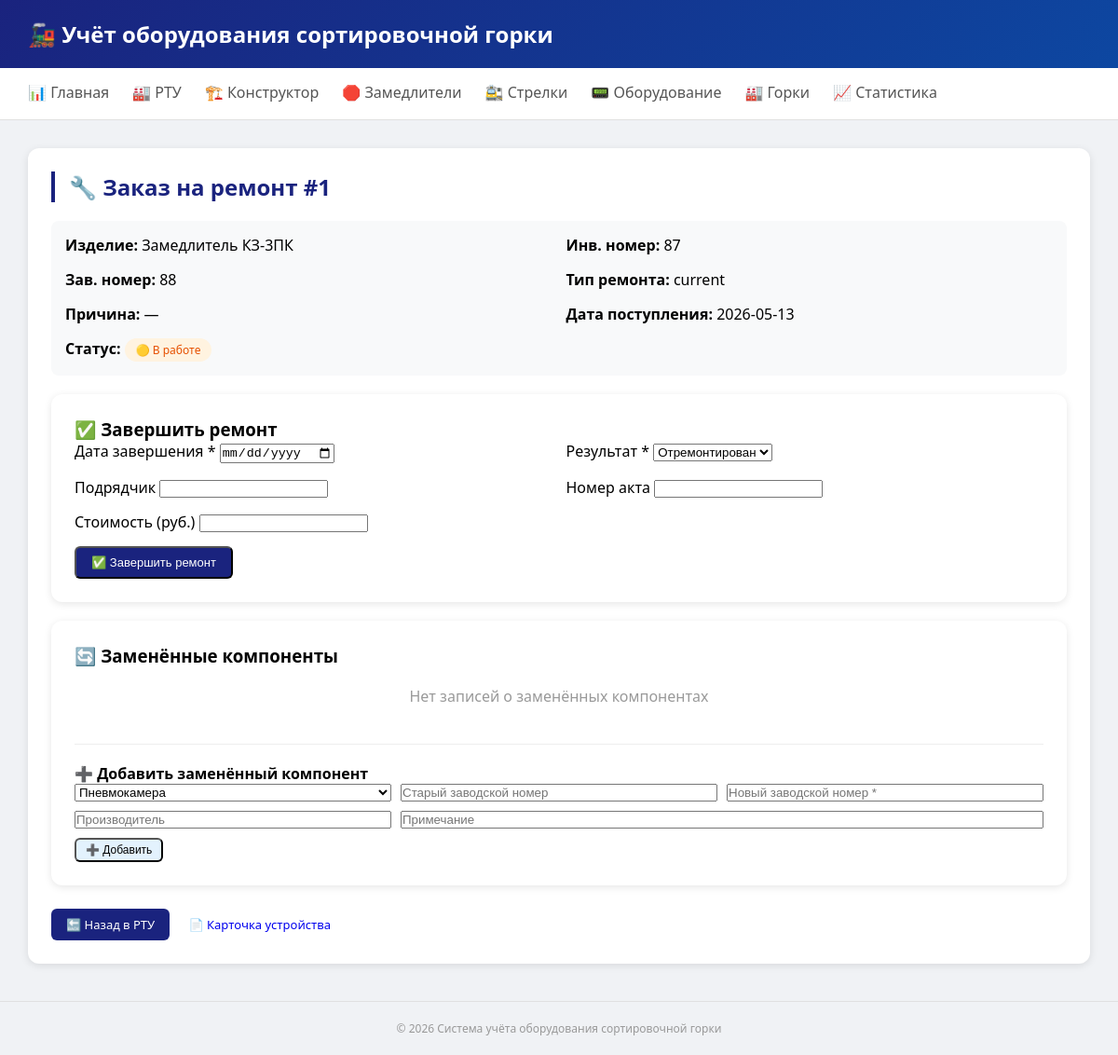
/rtu/repair/1, run on the app's committed database.
### tables this page shows
CREATE TABLE repair_orders (
            id INTEGER PRIMARY KEY AUTOINCREMENT,
            device_id INTEGER NOT NULL,
            repair_type TEXT NOT NULL,
            reason TEXT,
            defects TEXT,
            received_date DATE NOT NULL,
            completed_date DATE,
            contractor TEXT,
            result TEXT,
            act_number TEXT,
            cost REAL,
            created_at TIMESTAMP DEFAULT CURRENT_TIMESTAMP,
            created_by INTEGER,
            FOREIGN KEY (device_id) REFERENCES devices(id)
        );

CREATE TABLE equipment_types (
        id INTEGER PRIMARY KEY AUTOINCREMENT,
        name TEXT NOT NULL UNIQUE,
        category TEXT,
        icon TEXT,
        has_passport BOOLEAN DEFAULT 1,
        has_serial_number BOOLEAN DEFAULT 1
    );

CREATE TABLE devices (
        id INTEGER PRIMARY KEY AUTOINCREMENT,
        equipment_type_id INTEGER NOT NULL,
        park_id INTEGER,
        track_section_id INTEGER,
        brake_position_id INTEGER,
        
        model TEXT,
        inv_number TEXT UNIQUE,
        serial_number TEXT,
        
        location_detail TEXT,
        mount_date DATE,
        
        params TEXT,
        
        manufacture_date DATE,
        install_date DATE,
        last_check_date DATE,
        
        status TEXT DEFAULT 'active',
        notes TEXT, rtu_batch_id INTEGER, manufacturer TEXT, passport_data TEXT, height_mm INTEGER, network_number TEXT, be TEXT DEFAULT "5067", os6_name TEXT, os6_install_year INTEGER, os6_last_repair INTEGER, os6_last_modernization INTEGER,
        
        FOREIGN KEY (equipment_type_id) REFERENCES equipment_types(id),
        FOREIGN KEY (park_id) REFERENCES parks(id),
        FOREIGN KEY (track_section_id) REFERENCES track_sections(id),
        FOREIGN KEY (brake_position_id) REFERENCES brake_positions(id)
    );

### routers/rtu.py (the view)
@router.get("/repair/{repair_id}", response_class=HTMLResponse)
async def repair_detail(request: Request, repair_id: int):
    conn = get_db()
    cursor = conn.cursor()
    cursor.execute("""
        SELECT r.*, d.model, d.inv_number, d.serial_number, et.name as type_name
        FROM repair_orders r
        JOIN devices d ON r.device_id = d.id
        JOIN equipment_types et ON d.equipment_type_id = et.id
        WHERE r.id = ?
    """, (repair_id,))
    repair = cursor.fetchone()
    cursor.execute("SELECT * FROM replaced_parts WHERE repair_order_id = ?", (repair_id,))
    replaced_parts = cursor.fetchall()
    conn.close()
    return templates.TemplateResponse("rtu_repair_detail.html", {
        "request": request,
        "repair": repair,
        "replaced_parts": replaced_parts
    })

### templates/rtu_repair_detail.html (shortened to what this page needs)
{% extends "base.html" %}
{% block content %}
<div class="card">
    <h2>🔧 Заказ на ремонт #{{ repair.id }}</h2>
    <div style="display: grid; grid-template-columns: repeat(2, 1fr); gap: 15px; padding: 15px; background: #f8f9fa; border-radius: 8px; margin-bottom: 20px;">
        <div><strong>Изделие:</strong> {{ repair.type_name }} {{ repair.model }}</div>
        <div><strong>Инв. номер:</strong> {{ repair.inv_number or '—' }}</div>
        <div><strong>Зав. номер:</strong> {{ repair.serial_number or '—' }}</div>
        <div><strong>Тип ремонта:</strong> {{ repair.repair_type }}</div>
        <div><strong>Причина:</strong> {{ repair.reason or '—' }}</div>
        <div><strong>Дата поступления:</strong> {{ repair.received_date }}</div>
        <div><strong>Статус:</strong>
            {% if repair.completed_date %}
            <span class="badge badge-active">✅ Завершён {{ repair.completed_date }}</span>
            {% else %}
            <span class="badge badge-reserve">🟡 В работе</span>
            {% endif %}
        </div>
    </div>
    {% if not repair.completed_date %}
    <div class="card" style="margin-bottom: 20px;">
        <h3>✅ Завершить ремонт</h3>
        <form method="POST" action="/rtu/repair/{{ repair.id }}/complete">
            <div style="display: grid; grid-template-columns: repeat(2, 1fr); gap: 15px;">
                <div>
                    <label>Дата завершения *</label>
                    <input type="date" name="completed_date" class="form-control" required>
                </div>
                <div>
                    <label>Результат *</label>
                    <select name="result" class="form-control" required>
                        <option value="repaired">Отремонтирован</option>
                    </select>
                </div>
                <div>
                    <label>Подрядчик</label>
                    <input type="text" name="contractor" class="form-control">
                </div>
                <div>
                    <label>Номер акта</label>
                    <input type="text" name="act_number" class="form-control">
                </div>
                <div>
                    <label>Стоимость (руб.)</label>
                    <input type="number" name="cost" class="form-control" step="0.01">
                </div>
            </div>
            <button type="submit" class="btn btn-primary" style="margin-top: 15px;">✅ Завершить ремонт</button>
        </form>
    </div>
    {% endif %}
    <div class="card">
        <h3>🔄 Заменённые компоненты</h3>
        {% if replaced_parts %}
        <table class="table">
            <thead><tr><th>Компонент</th><th>Старый №</th><th>Новый №</th><th>Производитель</th><th>Примечание</th></tr></thead>
            <tbody>
                {% for p in replaced_parts %}
                <tr>
                    <td>{{ p.part_type }}</td>
                    <td>{{ p.old_serial_number or '—' }}</td>
                    <td><strong>{{ p.new_serial_number or '—' }}</strong></td>
                    <td>{{ p.new_manufacturer or '—' }}</td>
                    <td>{{ p.note or '—' }}</td>
                </tr>
                {% endfor %}
            </tbody>
        </table>
        {% else %}
        <div style="text-align: center; padding: 20px; color: #999;">Нет записей о заменённых компонентах</div>
        {% endif %}
        {% if not repair.completed_date %}
        <form method="POST" action="/rtu/repair/{{ repair.id }}/add_part" style="margin-top: 20px; padding-top: 20px; border-top: 1px solid #eee;">
            <h4>➕ Добавить заменённый компонент</h4>
            <div style="display: grid; grid-template-columns: repeat(3, 1fr); gap: 10px;">
                <select name="part_type" class="form-control" required>
                    <option value="пневмокамера">Пневмокамера</option>
                </select>
                <input type="text" name="old_serial_number" placeholder="Старый заводской номер">
                <input type="text" name="new_serial_number" placeholder="Новый заводской номер *" required>
                <input type="text" name="new_manufacturer" placeholder="Производитель">
                <input type="text" name="note" placeholder="Примечание" style="grid-column: span 2;">
            </div>
            <button type="submit" class="btn btn-sm" style="margin-top: 10px;">➕ Добавить</button>
        </form>
        {% endif %}
    </div>
    <div style="margin-top: 20px;">
        <a href="/rtu" class="btn btn-primary">🔙 Назад в РТУ</a>
        <a href="/devices/{{ repair.device_id }}" class="btn">📄 Карточка устройства</a>
    </div>
</div>
{% endblock %}

### templates/base.html (style rules this page uses)
* { margin: 0; padding: 0; box-sizing: border-box; }
body { font-family: 'Segoe UI', Tahoma, Geneva, Verdana, sans-serif; background: #f0f2f5; }
.card { background: white; border-radius: 12px; box-shadow: 0 2px 8px rgba(0,0,0,0.1); padding: 25px; margin-bottom: 25px; }
.card h2 { color: #1a237e; margin-bottom: 20px; border-left: 4px solid #1a237e; padding-left: 15px; }
.badge { display: inline-block; padding: 4px 12px; border-radius: 20px; font-size: 12px; font-weight: 500; }
.badge-reserve { background: #fff3e0; color: #e65100; }
.btn { display: inline-block; padding: 8px 16px; border-radius: 6px; text-decoration: none; font-size: 13px; font-weight: 500; }
.btn-primary { background: #1a237e; color: white; }
.btn-sm { padding: 4px 10px; font-size: 12px; background: #e3f2fd; }

### data on the page
repair_orders: id "1", repair_type "current", received_date "2026-05-13"
equipment_types: type_name "Замедлитель"
devices: model "КЗ-3ПК", inv_number "87", serial_number "88"

### other printed values
{{ repair.reason or '—' }} "—"
